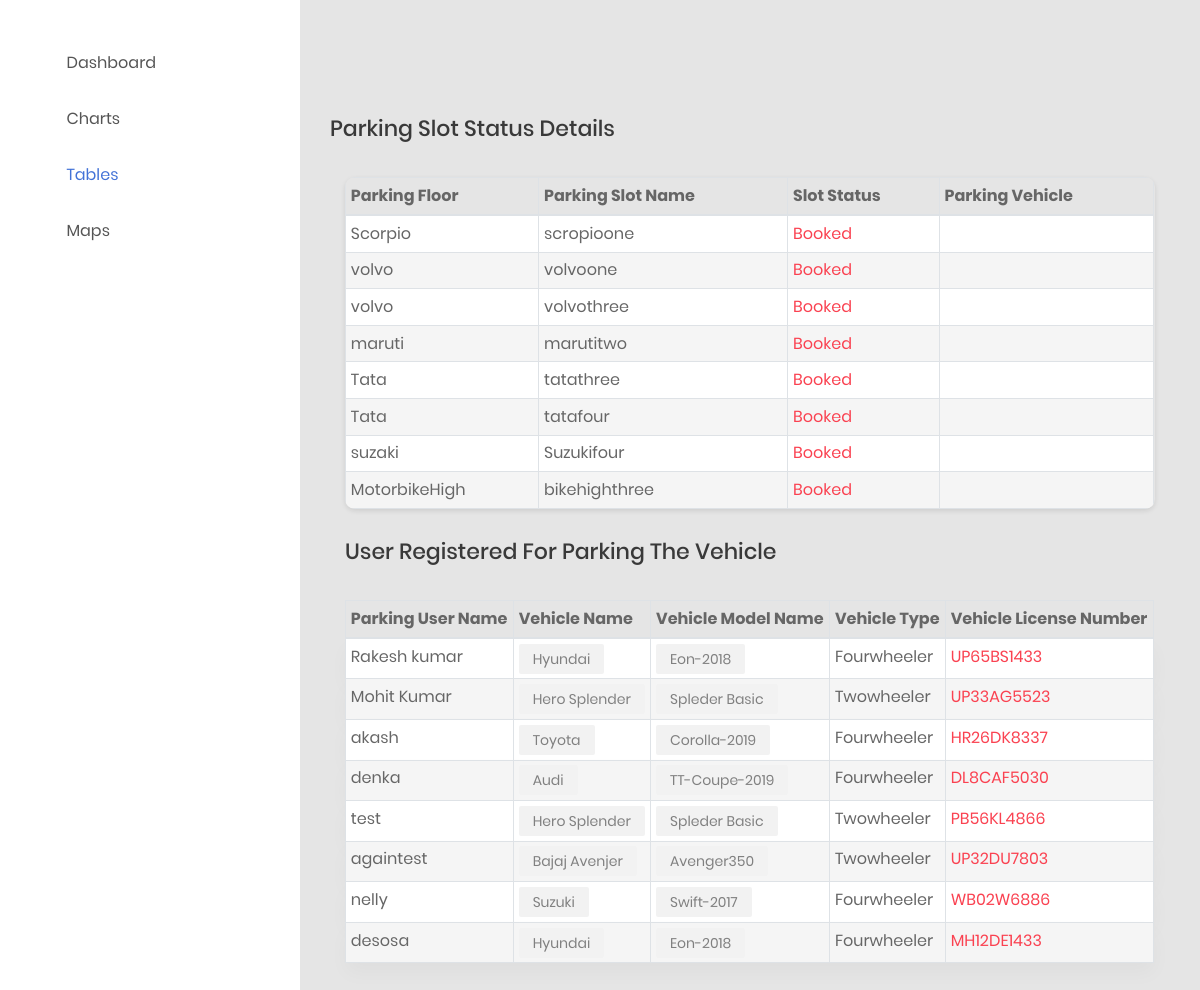
Screenshot of /table with the database file from the repository.
### tables this page shows
CREATE TABLE "parking_slot" (
	"ID"	INTEGER NOT NULL,
	"slot_name"	TEXT NOT NULL,
	"park_floor"	INTEGER NOT NULL,
	"slot_type"	TEXT,
	"slot_status"	TEXT,
	"user_park_id"	INTEGER,
	PRIMARY KEY("ID" AUTOINCREMENT),
	FOREIGN KEY("park_floor") REFERENCES "parking_floor"("ID"),
	FOREIGN KEY("user_park_id") REFERENCES "user_parking"("ID")
);

CREATE TABLE "parking_floor" (
	"ID"	INTEGER NOT NULL PRIMARY KEY AUTOINCREMENT,
	"floor_name"	TEXT NOT NULL
);

CREATE TABLE "vehicle_size" (
	"ID"	INTEGER NOT NULL,
	"vehicle_name"	TEXT NOT NULL,
	"vehicle_length"	REAL NOT NULL,
	"vehicle_model"	TEXT NOT NULL,
	"vehicle_width"	REAL NOT NULL,
	"vehicle_type"	TEXT,
	PRIMARY KEY("ID" AUTOINCREMENT)
);

CREATE TABLE "user_parking" (
	"ID"	INTEGER NOT NULL,
	"NAME"	TEXT NOT NULL,
	"AGE"	INT NOT NULL,
	"mobileno"	INT NOT NULL,
	"emailid"	TEXT NOT NULL,
	"owneridproof"	TEXT NOT NULL,
	"vehicle_name_id"	INTEGER NOT NULL,
	"ADDRESS"	TEXT,
	"vehicle_license_number"	TEXT,
	FOREIGN KEY("vehicle_name_id") REFERENCES "vehicle_register"("id"),
	PRIMARY KEY("ID" AUTOINCREMENT)
);

### mainroute.py (the view)
@app.route("/table")
def table_page():
    slotData=get_slot_data()
    parkuser_data = get_park_user()
    return render_template("/table.html" ,slotData = slotData, parkuser_data = parkuser_data)

### mainroute.py (called while the page is built)
def get_slot_data():
    con = sql.connect(Database_name)
    con.row_factory = sql.Row
    cur = con.cursor()
    cur.execute("SELECT  slot_name, floor_name, slot_status, vehicle_license_number FROM  parking_slot INNER JOIN parking_floor ON parking_floor.ID = parking_slot.park_floor INNER JOIN user_parking ON user_parking.ID = parking_slot.user_park_id")
    rows =cur.fetchall();
    con.close()
    return rows

def get_park_user():
    con = sql.connect(Database_name)
    con.row_factory = sql.Row
    cur = con.cursor()
    cur.execute("SELECT  name,  vehicle_name,  vehicle_type, vehicle_model, vehicle_license_number FROM  user_parking INNER JOIN vehicle_register ON vehicle_register.ID = user_parking.vehicle_name_id INNER JOIN vehicle_size ON vehicle_size.ID= vehicle_register.vehicle_id")
    parkingUser = cur.fetchall();
    con.close()
    return parkingUser

### templates/table.html (shortened to what this page needs)
<!DOCTYPE html>
<html lang="en">
<head>
    <link href="static/css/font-face.css" rel="stylesheet" media="all">
    <link href="static/vendor/font-awesome-4.7/css/font-awesome.min.css" rel="stylesheet" media="all">
    <link href="static/vendor/font-awesome-5/css/fontawesome-all.min.css" rel="stylesheet" media="all">
    <link href="static/vendor/mdi-font/css/material-design-iconic-font.min.css" rel="stylesheet" media="all">
    <link href="static/vendor/bootstrap-4.1/bootstrap.min.css" rel="stylesheet" media="all">
    <link href="static/vendor/animsition/animsition.min.css" rel="stylesheet" media="all">
    <link href="static/vendor/bootstrap-progressbar/bootstrap-progressbar-3.3.4.min.css" rel="stylesheet" media="all">
    <link href="static/vendor/wow/animate.css" rel="stylesheet" media="all">
    <link href="static/vendor/css-hamburgers/hamburgers.min.css" rel="stylesheet" media="all">
    <link href="static/vendor/slick/slick.css" rel="stylesheet" media="all">
    <link href="static/vendor/select2/select2.min.css" rel="stylesheet" media="all">
    <link href="static/vendor/perfect-scrollbar/perfect-scrollbar.css" rel="stylesheet" media="all">
    <link rel="stylesheet" type="text/css" href="https://cdn.datatables.net/v/dt/dt-1.10.22/datatables.min.css"/>
    <link href="static/css/theme.css" rel="stylesheet" media="all">
</head>
<body class="animsition">
    <div class="page-wrapper">
        <aside class="menu-sidebar d-none d-lg-block">
            <div class="menu-sidebar__content js-scrollbar1">
                <nav class="navbar-sidebar">
                    <ul class="list-unstyled navbar__list">
                        <li class="has-sub">
                            <a class="js-arrow" href="#">
                                <i class="fas fa-tachometer-alt"></i>Dashboard</a>
                        </li>
                        <li>
                            <a href=chart>
                                <i class="fas fa-chart-bar"></i>Charts</a>
                        </li>
                        <li class="active">
                            <a href=table>
                                <i class="fas fa-table"></i>Tables</a>
                        </li>
                        <li>
                            <a href="map">
                                <i class="fas fa-map-marker-alt"></i>Maps</a>
                        </li>
                    </ul>
                </nav>
            </div>
        </aside>
        <div class="page-container">
            <div class="main-content">
                <div class="section__content section__content--p30">
                    <div class="container-fluid">
                        <div class="row">
                            <h3 class="title-5 m-b-35">Parking Slot Status Details</h3>
                            <div class="col-lg-12">
                                <div class="table-responsive table--no-card m-b-30">
                                    <table id="dtBasicExample" class="table table-striped table-bordered table-sm" cellspacing="0" width="100%">
                                        <thead>
                                            <tr>
                                                <th class="th-sm">Parking Floor
                                                </th>
                                                <th class="th-sm">Parking Slot Name
                                                </th>
                                                <th class="th-sm">Slot Status
                                                </th>
                                                <th class="th-sm">Parking Vehicle
                                              </tr>
                                        </thead>
                                        <tbody>
                                        {% for row in slotData %}
                                        <tr>
                                            <td>{{row["floor_name"]}}</td>
                                           <td>{{row["slot_name"]}}</td>
                                           <td> <span class="status--denied">{{row["slot_status"]}}</span> </td>
                                           <td> </td>
                                        </tr>
                                     {% endfor %}
                                     </tbody>
                                    </table>
                                </div>
                            </div>
                        </div>
                        <div class="row">
                            <div class="col-md-12">
                                <h3 class="title-5 m-b-35">User Registered for Parking the Vehicle</h3>
                                <div class="table-responsive table-responsive-data2">
                                    <table id="uservehicledata" class="table table-striped table-bordered table-sm" cellspacing="0" width="100%">
                                        <thead>
                                            <tr>
                                                <th>Parking User Name</th>
                                                <th>Vehicle Name</th>
                                                <th>Vehicle Model Name</th>
                                                <th>Vehicle Type</th>
                                                <th>Vehicle License Number</th>
                                            </tr>
                                        </thead>
                                        <tbody>
                                            {% for list in parkuser_data %}
                                            <tr class="tr-shadow">
                                                <td>{{list["name"]}}</td>
                                                <td>
                                                    <span class="block-email">{{list["vehicle_name"]}}</span>
                                                </td>
                                                <td>
                                                    <span class="block-email">{{list["vehicle_model"]}}</span>
                                                </td>
                                                <td class="desc">{{ list["vehicle_type"]}}</td>
                                                <td>
                                                    <span class="status--denied">{{ list["vehicle_license_number"]}}</span>
                                                </td>
                                            </tr>
                                        {% endfor %}
                                        </tbody>
                                    </table>
                                </div>
                            </div>
                        </div>
                    </div>
                </div>
            </div>
        </div>
    </div>
</body>
</html>

### rows the page displays
parking_slot: floor_name "Scorpio", slot_name "scropioone", slot_status "Booked"
parking_slot: floor_name "volvo", slot_name "volvoone", slot_status "Booked"
parking_slot: floor_name "volvo", slot_name "volvothree", slot_status "Booked"
parking_slot: floor_name "maruti", slot_name "marutitwo", slot_status "Booked"
parking_slot: floor_name "Tata", slot_name "tatathree", slot_status "Booked"
parking_slot: floor_name "Tata", slot_name "tatafour", slot_status "Booked"
parking_slot: floor_name "suzaki", slot_name "Suzukifour", slot_status "Booked"
parking_slot: floor_name "MotorbikeHigh", slot_name "bikehighthree", slot_status "Booked"
vehicle_size: name "Rakesh kumar", vehicle_name "Hyundai", vehicle_model "Eon-2018", vehicle_type "Fourwheeler", vehicle_license_number "UP65BS1433", name "desosa", vehicle_license_number "MH12DE1433"
vehicle_size: name "Mohit Kumar", vehicle_name "Hero Splender", vehicle_model "Spleder Basic", vehicle_type "Twowheeler", vehicle_license_number "UP33AG5523", name "test", vehicle_license_number "PB56KL4866"
vehicle_size: name "akash", vehicle_name "Toyota", vehicle_model "Corolla-2019", vehicle_type "Fourwheeler", vehicle_license_number "HR26DK8337"
vehicle_size: name "denka", vehicle_name "Audi", vehicle_model "TT-Coupe-2019", vehicle_type "Fourwheeler", vehicle_license_number "DL8CAF5030"
vehicle_size: name "againtest", vehicle_name "Bajaj Avenjer", vehicle_model "Avenger350", vehicle_type "Twowheeler", vehicle_license_number "UP32DU7803"
vehicle_size: name "nelly", vehicle_name "Suzuki", vehicle_model "Swift-2017", vehicle_type "Fourwheeler", vehicle_license_number "WB02W6886"
